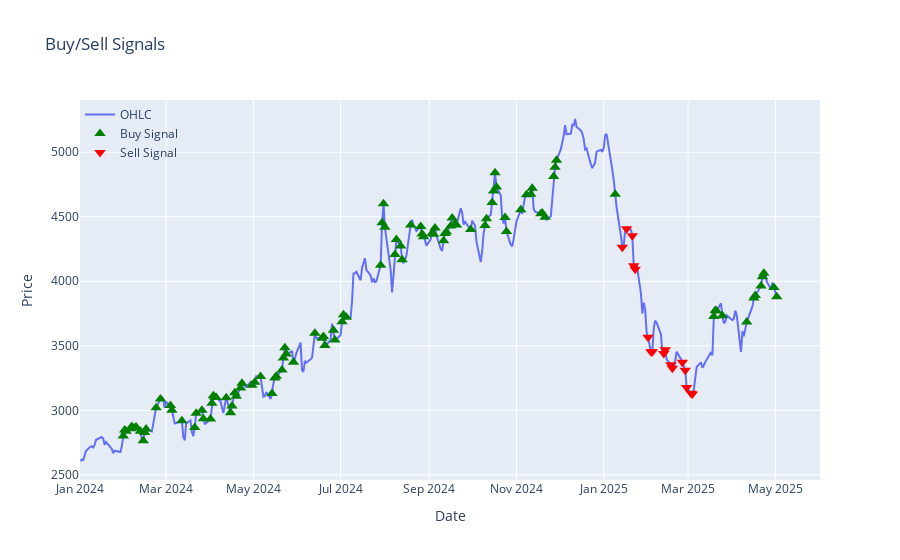

Source (notebook cell):
### Markdown cell above
**Visulatization of Signals**

### Code cell
buy_signals = df_y[df_y['Buy_Signal'] == 1]
sell_signals = df_y[df_y['Sell_Signal'] == -1]

fig = go.Figure()

# Candlestick chart with normal OHLC
fig.add_trace(go.Scatter(
    x=df_y['datetime'],
    y=df_y['close'],
    name='OHLC'
))

# Buy signals
fig.add_trace(go.Scatter(
    x=buy_signals['datetime'],
    y=buy_signals['close'],  # Use normal close for MFI signals
    mode='markers',
    marker=dict(color='green', size=10, symbol='triangle-up'),
    name='Buy Signal'
))

# Sell signals
fig.add_trace(go.Scatter(
    x=sell_signals['datetime'],
    y=sell_signals['close'],
    mode='markers',
    marker=dict(color='red', size=10, symbol='triangle-down'),
    name='Sell Signal'
))

fig.update_layout(
    title='Buy/Sell Signals',
    xaxis_title='Date',
    yaxis_title='Price',
    legend=dict(x=0, y=1, bgcolor='rgba(0,0,0,0)')
)

fig.show()
